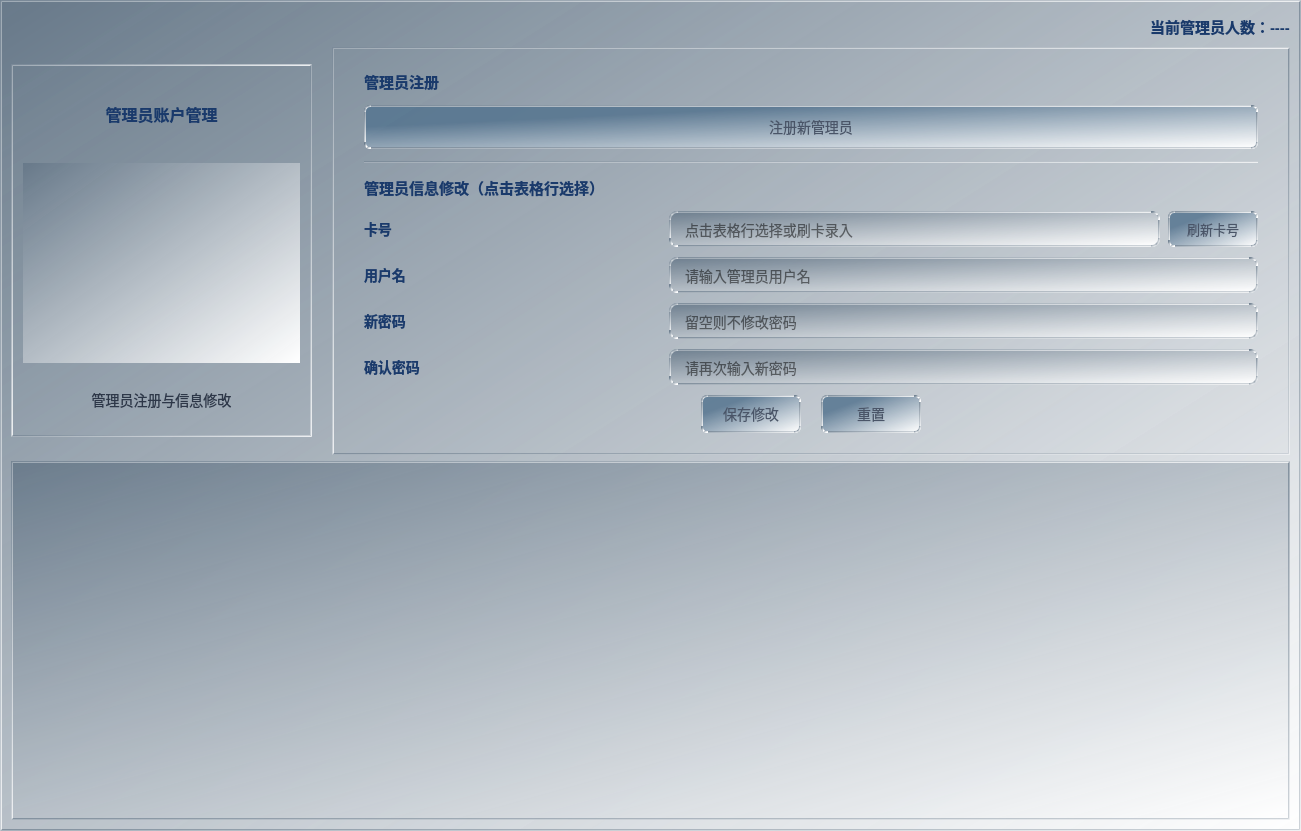
<?xml version="1.0" encoding="UTF-8"?>
<ui version="4.0">
 <class>SetAdminWidge</class>
 <widget class="QWidget" name="SetAdminWidge">
  <property name="geometry">
   <rect>
    <x>0</x>
    <y>0</y>
    <width>1301</width>
    <height>831</height>
   </rect>
  </property>
  <property name="windowTitle">
   <string>管理员设置</string>
  </property>
  <property name="styleSheet">
   <string notr="true">QWidget {
    font-family: &quot;Microsoft YaHei&quot;, &quot;微软雅黑&quot;, &quot;PingFang SC&quot;, sans-serif;
    font-size: 14px;
    color: #2D3748;
    border: 2px solid qlineargradient(spread:pad, x1:0, y1:0, x2:1, y2:1, stop:0 rgba(100, 118, 135, 217), stop:1 rgba(255, 255, 255, 255));
}
QWidget#SetAdminWidge{
    background: qlineargradient(spread:pad, x1:0, y1:0, x2:1, y2:1, stop:0 rgba(100, 118, 135, 217), stop:1 rgba(255, 255, 255, 255));
}</string>
  </property>
  <layout class="QGridLayout" name="gridLayout">
   <item row="2" column="0">
    <widget class="QTableView" name="adminInfoTableView">
     <property name="styleSheet">
      <string notr="true">QTableView{
    background: qlineargradient(spread:pad, x1:0, y1:0, x2:1, y2:1, stop:0 rgba(100, 118, 135, 217), stop:1 rgba(255, 255, 255, 255));
    border: 2px solid qlineargradient(spread:pad, x1:0, y1:0, x2:1, y2:1, stop:0 rgba(100, 118, 135, 217), stop:1 rgba(255, 255, 255, 255));
    gridline-color: rgba(100, 118, 135, 80);
}
QTableView::item:selected{
    background: qlineargradient(spread:pad, x1:0, y1:0, x2:1, y2:1, stop:0 rgba(100, 118, 135, 217), stop:1 rgba(255, 255, 255, 255));
    color: #1A3A6B;
}
QHeaderView::section{
    background: qlineargradient(spread:pad, x1:0, y1:0, x2:1, y2:1, stop:0 rgba(100, 118, 135, 217), stop:1 rgba(255, 255, 255, 255));
    color: #1A3A6B;
    font-weight: bold;
    font-size: 14px;
    padding: 8px;
    border: none;
    border-bottom: 2px solid rgba(100, 118, 135, 80);
}</string>
     </property>
     <property name="editTriggers">
      <set>QAbstractItemView::NoEditTriggers</set>
     </property>
     <property name="alternatingRowColors">
      <bool>true</bool>
     </property>
     <property name="selectionBehavior">
      <enum>QAbstractItemView::SelectRows</enum>
     </property>
    </widget>
   </item>
   <item row="0" column="0">
    <layout class="QHBoxLayout" name="headerLayout">
     <item>
      <spacer name="headerLeftSpacer">
       <property name="orientation">
        <enum>Qt::Horizontal</enum>
       </property>
       <property name="sizeHint" stdset="0">
        <size>
         <width>40</width>
         <height>20</height>
        </size>
       </property>
      </spacer>
     </item>
     <item>
      <widget class="QLabel" name="adminCountLabel">
       <property name="minimumSize">
        <size>
         <width>0</width>
         <height>30</height>
        </size>
       </property>
       <property name="styleSheet">
        <string notr="true">QLabel{
    border:none;
    font-size: 15px;
    font-weight: bold;
    color: #1A3A6B;
    background:transparent;
}</string>
       </property>
       <property name="text">
        <string>当前管理员人数：----</string>
       </property>
      </widget>
     </item>
    </layout>
   </item>
   <item row="1" column="0">
    <layout class="QHBoxLayout" name="topHorizontalLayout">
     <property name="spacing">
      <number>20</number>
     </property>
     <item>
      <widget class="QFrame" name="adminMainCard">
       <property name="minimumSize">
        <size>
         <width>301</width>
         <height>340</height>
        </size>
       </property>
       <property name="maximumSize">
        <size>
         <width>301</width>
         <height>373</height>
        </size>
       </property>
       <property name="styleSheet">
        <string notr="true">QFrame#adminMainCard{
    background: transparent;
    border: 2px solid qlineargradient(spread:pad, x1:0, y1:0, x2:1, y2:1, stop:0 rgba(100, 118, 135, 217), stop:1 rgba(255, 255, 255, 255));
}</string>
       </property>
       <property name="frameShape">
        <enum>QFrame::StyledPanel</enum>
       </property>
       <property name="frameShadow">
        <enum>QFrame::Raised</enum>
       </property>
       <layout class="QVBoxLayout" name="cardVerticalLayout">
        <property name="spacing">
         <number>10</number>
        </property>
        <property name="leftMargin">
         <number>10</number>
        </property>
        <property name="topMargin">
         <number>10</number>
        </property>
        <property name="rightMargin">
         <number>10</number>
        </property>
        <property name="bottomMargin">
         <number>10</number>
        </property>
        <item>
         <widget class="QLabel" name="cardTitleLabel">
          <property name="minimumSize">
           <size>
            <width>160</width>
            <height>45</height>
           </size>
          </property>
          <property name="maximumSize">
           <size>
            <width>280</width>
            <height>45</height>
           </size>
          </property>
          <property name="styleSheet">
           <string notr="true">QLabel{
    border:none;
    font-size: 16px;
    font-weight: bold;
    color: #1A3A6B;
    qproperty-alignment: AlignCenter;
    background:transparent;
}</string>
          </property>
          <property name="text">
           <string>&lt;html&gt;&lt;head/&gt;&lt;body&gt;&lt;p align=&quot;center&quot;&gt;&lt;span style=&quot; font-size:12pt;&quot;&gt;管理员账户管理&lt;/span&gt;&lt;/p&gt;&lt;/body&gt;&lt;/html&gt;</string>
          </property>
         </widget>
        </item>
        <item>
         <widget class="QLabel" name="cardLogoLabel">
          <property name="minimumSize">
           <size>
            <width>261</width>
            <height>171</height>
           </size>
          </property>
          <property name="maximumSize">
           <size>
            <width>280</width>
            <height>200</height>
           </size>
          </property>
          <property name="styleSheet">
           <string notr="true">QLabel{
    border:none;
    background:qlineargradient(spread:pad, x1:0, y1:0, x2:1, y2:1, stop:0 rgba(100, 118, 135, 217), stop:1 rgba(255, 255, 255, 255));
}</string>
          </property>
          <property name="text">
           <string/>
          </property>
          <property name="pixmap">
           <pixmap resource="src.qrc">:/image/manager.png</pixmap>
          </property>
          <property name="scaledContents">
           <bool>true</bool>
          </property>
         </widget>
        </item>
        <item>
         <widget class="QLabel" name="promptLabel">
          <property name="minimumSize">
           <size>
            <width>151</width>
            <height>20</height>
           </size>
          </property>
          <property name="maximumSize">
           <size>
            <width>280</width>
            <height>20</height>
           </size>
          </property>
          <property name="styleSheet">
           <string notr="true">QLabel{
    border:none;
    background:transparent;
}</string>
          </property>
          <property name="text">
           <string>&lt;html&gt;&lt;head/&gt;&lt;body&gt;&lt;p align=&quot;center&quot;&gt;管理员注册与信息修改&lt;/p&gt;&lt;/body&gt;&lt;/html&gt;</string>
          </property>
         </widget>
        </item>
       </layout>
      </widget>
     </item>
     <item>
      <widget class="QFrame" name="actionFormFrame">
       <property name="minimumSize">
        <size>
         <width>0</width>
         <height>380</height>
        </size>
       </property>
       <property name="styleSheet">
        <string notr="true">QFrame#actionFormFrame{
    background: transparent;
    border: 2px solid qlineargradient(spread:pad, x1:0, y1:0, x2:1, y2:1, stop:0 rgba(100, 118, 135, 217), stop:1 rgba(255, 255, 255, 255));
}</string>
       </property>
       <property name="frameShape">
        <enum>QFrame::StyledPanel</enum>
       </property>
       <property name="frameShadow">
        <enum>QFrame::Raised</enum>
       </property>
       <layout class="QVBoxLayout" name="actionVerticalLayout">
        <property name="spacing">
         <number>12</number>
        </property>
        <property name="leftMargin">
         <number>30</number>
        </property>
        <property name="topMargin">
         <number>20</number>
        </property>
        <property name="rightMargin">
         <number>30</number>
        </property>
        <property name="bottomMargin">
         <number>20</number>
        </property>
        <item>
         <widget class="QLabel" name="sectionRegisterLabel">
          <property name="minimumSize">
           <size>
            <width>0</width>
            <height>24</height>
           </size>
          </property>
          <property name="styleSheet">
           <string notr="true">QLabel{
    border:none;
    font-size: 15px;
    font-weight: bold;
    color: #1A3A6B;
    background:transparent;
}</string>
          </property>
          <property name="text">
           <string>管理员注册</string>
          </property>
         </widget>
        </item>
        <item>
         <widget class="QPushButton" name="registerAdminButton">
          <property name="minimumSize">
           <size>
            <width>0</width>
            <height>44</height>
           </size>
          </property>
          <property name="maximumSize">
           <size>
            <width>16777215</width>
            <height>44</height>
           </size>
          </property>
          <property name="styleSheet">
           <string notr="true">QPushButton
{
    background: qlineargradient(spread:pad, x1:0, y1:0, x2:1, y2:1, stop:0.248927 rgba(85, 116, 143, 217), stop:1 rgba(255, 255, 255, 255));
    color: rgb(74, 85, 104);
    border: 2px solid qlineargradient(spread:pad, x1:0, y1:0, x2:1, y2:1, stop:0 rgba(100, 118, 135, 217), stop:1 rgba(255, 255, 255, 255));
    border-radius: 6px;
    font-size: 14px;
    font: 63 9pt &quot;Bahnschrift SemiBold SemiConden&quot;;
}
QPushButton:hover {
    background: qlineargradient(spread:pad, x1:0, y1:0, x2:1, y2:1, stop:0 rgba(100, 118, 135, 217), stop:1 rgba(255, 255, 255, 255));
    color: #1A3A6B;
}
QPushButton:pressed {
    background: qlineargradient(spread:pad, x1:0, y1:0, x2:1, y2:1, stop:0 rgba(100, 118, 135, 217), stop:1 rgba(255, 255, 255, 255));
    color: #1A3A6B;
    font-weight: bold;
}</string>
          </property>
          <property name="text">
           <string>注册新管理员</string>
          </property>
         </widget>
        </item>
        <item>
         <widget class="QFrame" name="separatorLine">
          <property name="minimumSize">
           <size>
            <width>0</width>
            <height>2</height>
           </size>
          </property>
          <property name="maximumSize">
           <size>
            <width>16777215</width>
            <height>2</height>
           </size>
          </property>
          <property name="styleSheet">
           <string notr="true">QFrame#separatorLine{
    border:none;
    background: qlineargradient(spread:pad, x1:0, y1:0, x2:1, y2:1, stop:0 rgba(100, 118, 135, 217), stop:1 rgba(255, 255, 255, 255));
}</string>
          </property>
          <property name="frameShape">
           <enum>QFrame::HLine</enum>
          </property>
         </widget>
        </item>
        <item>
         <widget class="QLabel" name="sectionModifyLabel">
          <property name="minimumSize">
           <size>
            <width>0</width>
            <height>24</height>
           </size>
          </property>
          <property name="styleSheet">
           <string notr="true">QLabel{
    border:none;
    font-size: 15px;
    font-weight: bold;
    color: #1A3A6B;
    background:transparent;
}</string>
          </property>
          <property name="text">
           <string>管理员信息修改（点击表格行选择）</string>
          </property>
         </widget>
        </item>
        <item>
         <layout class="QGridLayout" name="modifyFormGrid">
          <property name="spacing">
           <number>10</number>
          </property>
          <item row="0" column="0">
           <widget class="QLabel" name="cardNumLabel">
            <property name="minimumSize">
             <size>
              <width>70</width>
              <height>36</height>
             </size>
            </property>
            <property name="styleSheet">
             <string notr="true">QLabel{
    border:none;
    font-size: 14px;
    font-weight: bold;
    color: #1A3A6B;
    background:transparent;
}</string>
            </property>
            <property name="text">
             <string>卡号</string>
            </property>
           </widget>
          </item>
          <item row="0" column="1" colspan="2">
           <layout class="QHBoxLayout" name="cardInputLayout">
            <property name="spacing">
             <number>8</number>
            </property>
            <item>
             <widget class="QLineEdit" name="adminCardEdit">
              <property name="minimumSize">
               <size>
                <width>0</width>
                <height>36</height>
               </size>
              </property>
              <property name="maximumSize">
               <size>
                <width>16777215</width>
                <height>36</height>
               </size>
              </property>
              <property name="styleSheet">
               <string notr="true">QLineEdit{
    background-color: qlineargradient(spread:pad, x1:0, y1:0, x2:1, y2:1, stop:0 rgba(100, 118, 135, 217), stop:1 rgba(255, 255, 255, 255));
    border: 2px solid qlineargradient(spread:pad, x1:0, y1:0, x2:1, y2:1, stop:0 rgba(100, 118, 135, 217), stop:1 rgba(255, 255, 255, 255));
    border-radius: 8px;
    padding: 6px 12px;
    font-size: 14px;
    color: rgb(0, 0, 0);
}
QLineEdit:focus{
    border: 1px solid #348aff;
}
QLineEdit::placeholder{
    color: #888888;
}</string>
              </property>
              <property name="placeholderText">
               <string>点击表格行选择或刷卡录入</string>
              </property>
             </widget>
            </item>
            <item>
             <widget class="QPushButton" name="refreshCardButton">
              <property name="minimumSize">
               <size>
                <width>90</width>
                <height>36</height>
               </size>
              </property>
              <property name="maximumSize">
               <size>
                <width>90</width>
                <height>36</height>
               </size>
              </property>
              <property name="styleSheet">
               <string notr="true">QPushButton
{
    background: qlineargradient(spread:pad, x1:0, y1:0, x2:1, y2:1, stop:0.248927 rgba(85, 116, 143, 217), stop:1 rgba(255, 255, 255, 255));
    color: rgb(74, 85, 104);
    border: 2px solid qlineargradient(spread:pad, x1:0, y1:0, x2:1, y2:1, stop:0 rgba(100, 118, 135, 217), stop:1 rgba(255, 255, 255, 255));
    border-radius: 6px;
    font-size: 13px;
}
QPushButton:hover {
    background: qlineargradient(spread:pad, x1:0, y1:0, x2:1, y2:1, stop:0 rgba(100, 118, 135, 217), stop:1 rgba(255, 255, 255, 255));
    color: #1A3A6B;
}
QPushButton:pressed {
    background: qlineargradient(spread:pad, x1:0, y1:0, x2:1, y2:1, stop:0 rgba(100, 118, 135, 217), stop:1 rgba(255, 255, 255, 255));
    color: #1A3A6B;
    font-weight: bold;
}</string>
              </property>
              <property name="text">
               <string>刷新卡号</string>
              </property>
             </widget>
            </item>
           </layout>
          </item>
          <item row="1" column="0">
           <widget class="QLabel" name="adminNameLabel">
            <property name="minimumSize">
             <size>
              <width>70</width>
              <height>36</height>
             </size>
            </property>
            <property name="styleSheet">
             <string notr="true">QLabel{
    border:none;
    font-size: 14px;
    font-weight: bold;
    color: #1A3A6B;
    background:transparent;
}</string>
            </property>
            <property name="text">
             <string>用户名</string>
            </property>
           </widget>
          </item>
          <item row="1" column="1" colspan="2">
           <widget class="QLineEdit" name="adminNameEdit">
            <property name="minimumSize">
             <size>
              <width>0</width>
              <height>36</height>
             </size>
            </property>
            <property name="maximumSize">
             <size>
              <width>16777215</width>
              <height>36</height>
             </size>
            </property>
            <property name="styleSheet">
             <string notr="true">QLineEdit{
    background-color: qlineargradient(spread:pad, x1:0, y1:0, x2:1, y2:1, stop:0 rgba(100, 118, 135, 217), stop:1 rgba(255, 255, 255, 255));
    border: 2px solid qlineargradient(spread:pad, x1:0, y1:0, x2:1, y2:1, stop:0 rgba(100, 118, 135, 217), stop:1 rgba(255, 255, 255, 255));
    border-radius: 8px;
    padding: 6px 12px;
    font-size: 14px;
    color: rgb(0, 0, 0);
}
QLineEdit:focus{
    border: 1px solid #348aff;
}
QLineEdit::placeholder{
    color: #888888;
}</string>
            </property>
            <property name="placeholderText">
             <string>请输入管理员用户名</string>
            </property>
           </widget>
          </item>
          <item row="2" column="0">
           <widget class="QLabel" name="adminNewPwdLabel">
            <property name="minimumSize">
             <size>
              <width>70</width>
              <height>36</height>
             </size>
            </property>
            <property name="styleSheet">
             <string notr="true">QLabel{
    border:none;
    font-size: 14px;
    font-weight: bold;
    color: #1A3A6B;
    background:transparent;
}</string>
            </property>
            <property name="text">
             <string>新密码</string>
            </property>
           </widget>
          </item>
          <item row="2" column="1" colspan="2">
           <widget class="QLineEdit" name="adminNewPwdEdit">
            <property name="minimumSize">
             <size>
              <width>0</width>
              <height>36</height>
             </size>
            </property>
            <property name="maximumSize">
             <size>
              <width>16777215</width>
              <height>36</height>
             </size>
            </property>
            <property name="styleSheet">
             <string notr="true">QLineEdit{
    background-color: qlineargradient(spread:pad, x1:0, y1:0, x2:1, y2:1, stop:0 rgba(100, 118, 135, 217), stop:1 rgba(255, 255, 255, 255));
    border: 2px solid qlineargradient(spread:pad, x1:0, y1:0, x2:1, y2:1, stop:0 rgba(100, 118, 135, 217), stop:1 rgba(255, 255, 255, 255));
    border-radius: 8px;
    padding: 6px 12px;
    font-size: 14px;
    color: rgb(0, 0, 0);
}
QLineEdit:focus{
    border: 1px solid #348aff;
}
QLineEdit::placeholder{
    color: #888888;
}</string>
            </property>
            <property name="echoMode">
             <enum>QLineEdit::Password</enum>
            </property>
            <property name="placeholderText">
             <string>留空则不修改密码</string>
            </property>
           </widget>
          </item>
          <item row="3" column="0">
           <widget class="QLabel" name="adminConfirmPwdLabel">
            <property name="minimumSize">
             <size>
              <width>70</width>
              <height>36</height>
             </size>
            </property>
            <property name="styleSheet">
             <string notr="true">QLabel{
    border:none;
    font-size: 14px;
    font-weight: bold;
    color: #1A3A6B;
    background:transparent;
}</string>
            </property>
            <property name="text">
             <string>确认密码</string>
            </property>
           </widget>
          </item>
          <item row="3" column="1" colspan="2">
           <widget class="QLineEdit" name="adminConfirmPwdEdit">
            <property name="minimumSize">
             <size>
              <width>0</width>
              <height>36</height>
             </size>
            </property>
            <property name="maximumSize">
             <size>
              <width>16777215</width>
              <height>36</height>
             </size>
            </property>
            <property name="styleSheet">
             <string notr="true">QLineEdit{
    background-color: qlineargradient(spread:pad, x1:0, y1:0, x2:1, y2:1, stop:0 rgba(100, 118, 135, 217), stop:1 rgba(255, 255, 255, 255));
    border: 2px solid qlineargradient(spread:pad, x1:0, y1:0, x2:1, y2:1, stop:0 rgba(100, 118, 135, 217), stop:1 rgba(255, 255, 255, 255));
    border-radius: 8px;
    padding: 6px 12px;
    font-size: 14px;
    color: rgb(0, 0, 0);
}
QLineEdit:focus{
    border: 1px solid #348aff;
}
QLineEdit::placeholder{
    color: #888888;
}</string>
            </property>
            <property name="echoMode">
             <enum>QLineEdit::Password</enum>
            </property>
            <property name="placeholderText">
             <string>请再次输入新密码</string>
            </property>
           </widget>
          </item>
          <item row="4" column="0" colspan="3">
           <layout class="QHBoxLayout" name="modifyButtonLayout">
            <property name="spacing">
             <number>20</number>
            </property>
            <item>
             <spacer name="modifyLeftSpacer">
              <property name="orientation">
               <enum>Qt::Horizontal</enum>
              </property>
              <property name="sizeHint" stdset="0">
               <size>
                <width>40</width>
                <height>20</height>
               </size>
              </property>
             </spacer>
            </item>
            <item>
             <widget class="QPushButton" name="saveModifyButton">
              <property name="minimumSize">
               <size>
                <width>100</width>
                <height>38</height>
               </size>
              </property>
              <property name="maximumSize">
               <size>
                <width>140</width>
                <height>38</height>
               </size>
              </property>
              <property name="styleSheet">
               <string notr="true">QPushButton
{
    background: qlineargradient(spread:pad, x1:0, y1:0, x2:1, y2:1, stop:0.248927 rgba(85, 116, 143, 217), stop:1 rgba(255, 255, 255, 255));
    color: rgb(74, 85, 104);
    border: 2px solid qlineargradient(spread:pad, x1:0, y1:0, x2:1, y2:1, stop:0 rgba(100, 118, 135, 217), stop:1 rgba(255, 255, 255, 255));
    border-radius: 6px;
    font-size: 14px;
    font: 63 9pt &quot;Bahnschrift SemiBold SemiConden&quot;;
}
QPushButton:hover {
    background: qlineargradient(spread:pad, x1:0, y1:0, x2:1, y2:1, stop:0 rgba(100, 118, 135, 217), stop:1 rgba(255, 255, 255, 255));
    color: #1A3A6B;
}
QPushButton:pressed {
    background: qlineargradient(spread:pad, x1:0, y1:0, x2:1, y2:1, stop:0 rgba(100, 118, 135, 217), stop:1 rgba(255, 255, 255, 255));
    color: #1A3A6B;
    font-weight: bold;
}</string>
              </property>
              <property name="text">
               <string>保存修改</string>
              </property>
             </widget>
            </item>
            <item>
             <widget class="QPushButton" name="resetModifyButton">
              <property name="minimumSize">
               <size>
                <width>100</width>
                <height>38</height>
               </size>
              </property>
              <property name="maximumSize">
               <size>
                <width>140</width>
                <height>38</height>
               </size>
              </property>
              <property name="styleSheet">
               <string notr="true">QPushButton
{
    background: qlineargradient(spread:pad, x1:0, y1:0, x2:1, y2:1, stop:0.248927 rgba(85, 116, 143, 217), stop:1 rgba(255, 255, 255, 255));
    color: rgb(74, 85, 104);
    border: 2px solid qlineargradient(spread:pad, x1:0, y1:0, x2:1, y2:1, stop:0 rgba(100, 118, 135, 217), stop:1 rgba(255, 255, 255, 255));
    border-radius: 6px;
    font-size: 14px;
    font: 63 9pt &quot;Bahnschrift SemiBold SemiConden&quot;;
}
QPushButton:hover {
    background: qlineargradient(spread:pad, x1:0, y1:0, x2:1, y2:1, stop:0 rgba(100, 118, 135, 217), stop:1 rgba(255, 255, 255, 255));
    color: #1A3A6B;
}
QPushButton:pressed {
    background: qlineargradient(spread:pad, x1:0, y1:0, x2:1, y2:1, stop:0 rgba(100, 118, 135, 217), stop:1 rgba(255, 255, 255, 255));
    color: #1A3A6B;
    font-weight: bold;
}</string>
              </property>
              <property name="text">
               <string>重置</string>
              </property>
             </widget>
            </item>
            <item>
             <spacer name="modifyRightSpacer">
              <property name="orientation">
               <enum>Qt::Horizontal</enum>
              </property>
              <property name="sizeHint" stdset="0">
               <size>
                <width>40</width>
                <height>20</height>
               </size>
              </property>
             </spacer>
            </item>
           </layout>
          </item>
         </layout>
        </item>
       </layout>
      </widget>
     </item>
    </layout>
   </item>
  </layout>
 </widget>
 <resources>
  <include location="src.qrc"/>
 </resources>
 <connections/>
</ui>
